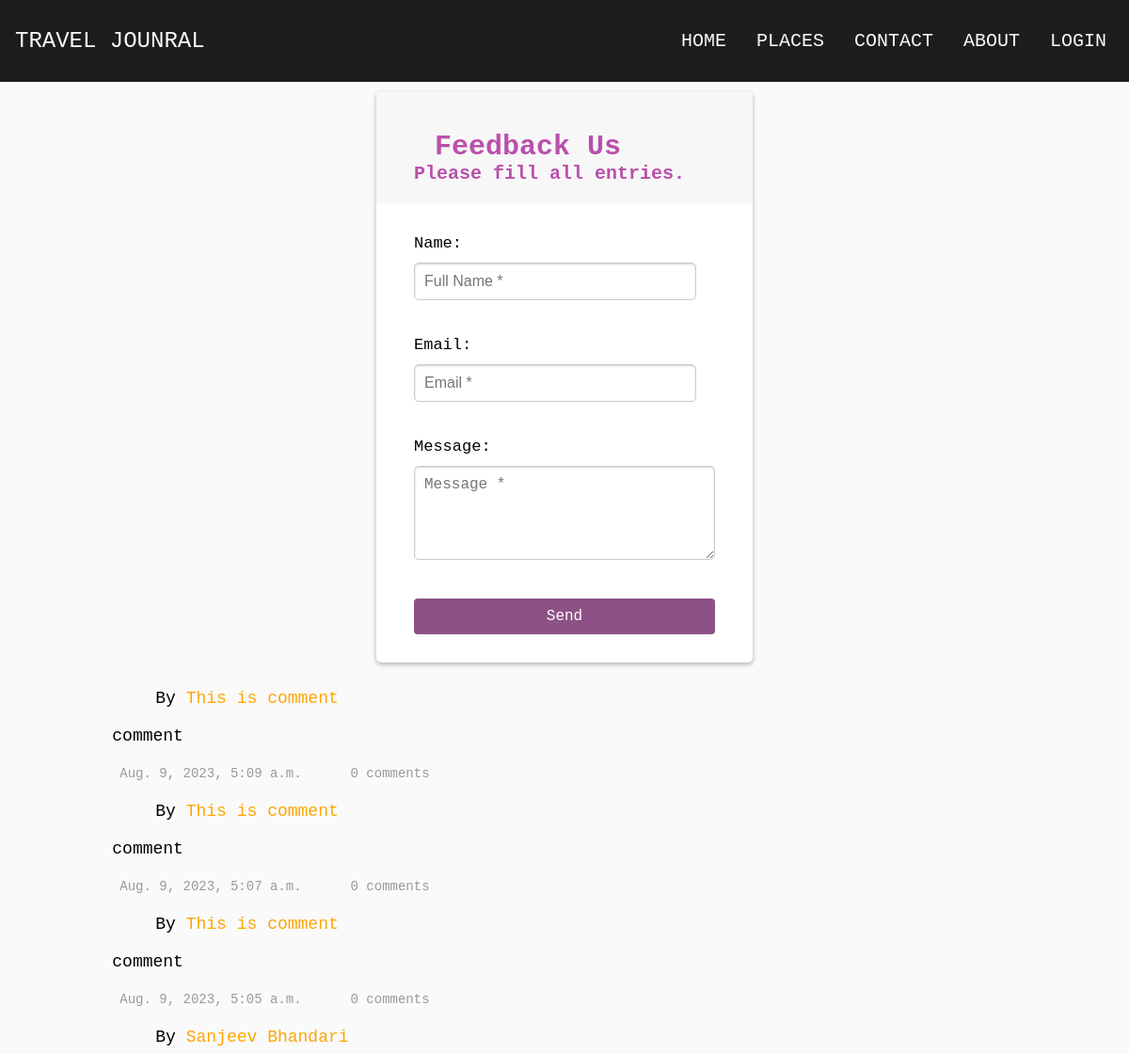
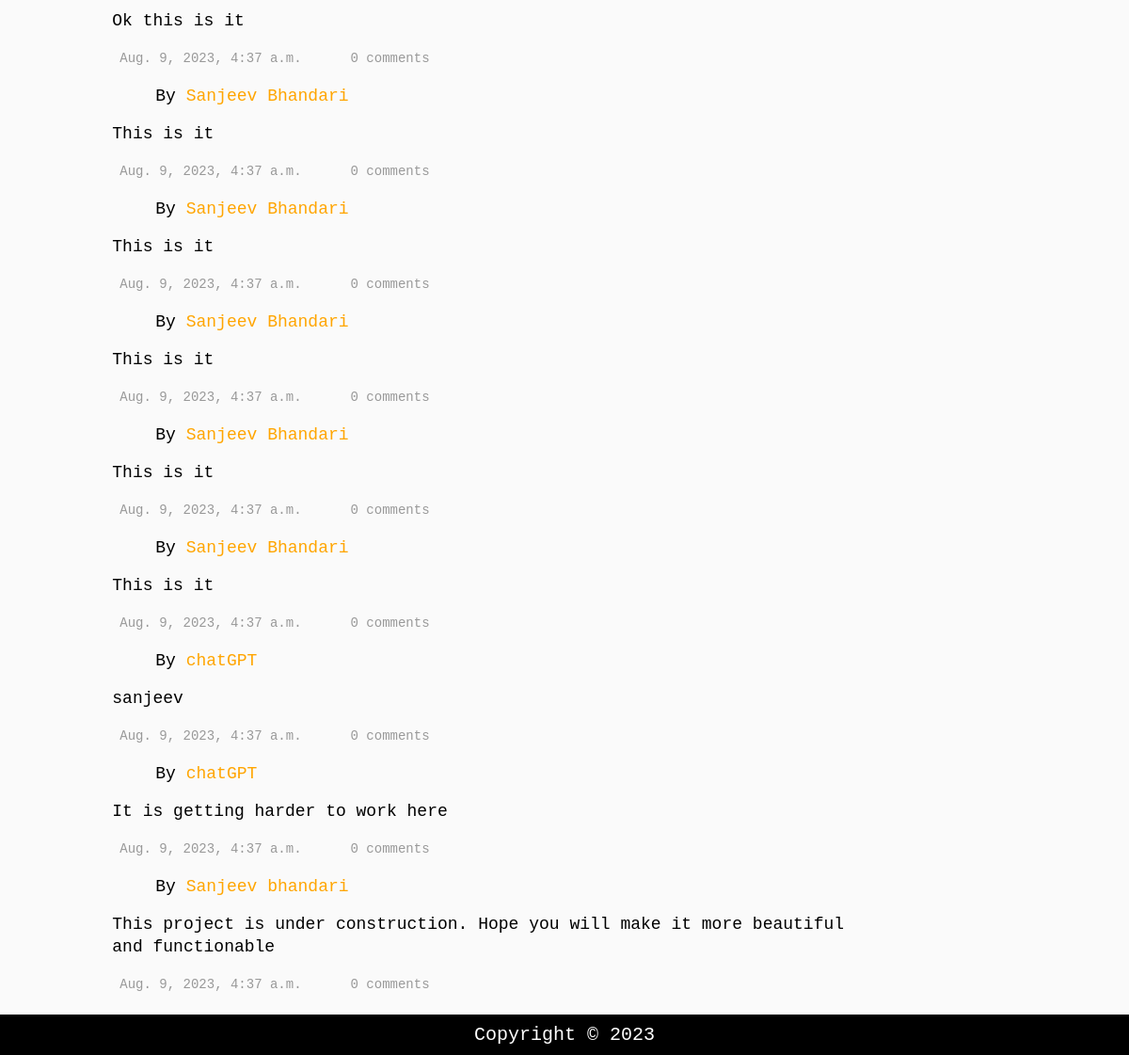
The app's page /contact with its own data (2 pictures, top to bottom).
### home/models.py (models this page shows, shortened)
class Contact(models.Model):
    name = models.CharField(max_length=128, null=False)
    email = models.EmailField(unique=False, null=False)
    message = models.TextField(max_length=255, null=False)
    publish_date = models.DateTimeField(default=timezone.now)

### home/views.py (the view)
# urls.py: path('contact', views.contact, name="contact"),
@csrf_protect
def contact(request):
    context = {}
    feedback_records = Contact.objects.all()
    print(len(feedback_records))
    try:
        for records in feedback_records:
            display_in_console(records.publish_date)
        context["records"] = feedback_records
    except Exception as err:
        display_in_console(f"Exception occured: {err}\nfeedback records: {type(feedback_records)}")
        context["records"] = None
    if request.method == "POST":
        form = ContactForm(request.POST)
        if form.is_valid():
            form.save()
            context["form"] = form
            context["message"] = "Feedback is successfully registered."
            return render(request, "contact.html", context)
    else:
        form = ContactForm()
    context["form"] = form
    return render(request, "contact.html", context)

### home/forms.py
class ContactForm(forms.ModelForm):
    class Meta:
        model = Contact
        fields = ("name", "email", "message")
        widgets = {
            "name": forms.TextInput(attrs={"class": "form-control",
                                           "placeholder": "Full Name *"}),
            "email": forms.EmailInput(attrs={"class": "form-control",
                                             "placeholder": "Email *"}),
            "message": forms.Textarea(attrs={"class": "form-control",
                                             "placeholder": "Message *"})
        }

### home/views.py (called while the page is built)
def display_in_console(statement: str) -> None:
    print("-" * 100)
    print(statement)
    print("-" * 100)

### templates/contact.html (shortened to what this page needs)
{% extends "base.html" %}
{% block start %}
    <div class="container">
      <div class="header">
          <h2>Feedback Us</h2>
          <h4>Please fill all entries.</h4>
      </div>
    <form action="/contact" method="post" class="form">
      {{ form.name.label_tag }}
      {{ form.name }}
      <br>
      {{ form.email.label_tag }}
      {{ form.email }}
      <br>
      {{ form.message.label_tag }}
      {{ form.message }}
      <button type="submit">Send</button>
    </form>
  </div>
  <div class="feedback-view">
  <div class="post">
    {% if records is not None %}
    {% for record in records %}
    <div class="bottom">
      <div class="author">
          <div class="profile"></div>
          <p class="name">By <a>{{record.name}}</a></p>
      </div>
      <p class="record-intro">{{record.message}} </p>
      <div class="post-info">
          <ion-icon name="time"></ion-icon>
          <p class="post-info">{{record.publish_date}}</p>
          <ion-icon name="chatboxes"></ion-icon>
          <p class="post-info"><a>0 comments</a></p>
      </div>
  </div>
  {% endfor %}
  {% endif %}
</div>
</div>
{% endblock start %}

### templates/base.html (shortened to what this page needs)
<!DOCTYPE html>
<html lang="en">
<head>
    {% load static %}
    <link rel="stylesheet" href="{% static 'styles/navbar.css' %}">
    <link rel="stylesheet" href="{% static 'styles/styles.css' %}">
</head>
<body>
    <div class="intro">
      <nav class="navbar">
          <div class="navbar-title">Travel Jounral</div>
          <div class="navbar-link">
              <ul>
                  <li class="nav-item"><a href="/home">HOME</a></li>
                  <li class="nav-item"><a href="/places">PLACES</a></li>
                  <li class="nav-item"><a href="/contact">CONTACT</a></li>
                  <li class="nav-item"><a href="/about">ABOUT</a></li>
                  <li class="nav-item"><a href="account/login">LOGIN</a></li>
              </ul>
          </div>
      </nav>
  </div>
<div class="block-container">
{% block start %}
{% endblock start %}
</div>
<footer>
  Copyright &copy; 2023
</footer>
</body>
</html>

### static/styles/navbar.css (style rules this page uses)
*, *::before, *::after { box-sizing: border-box; }
body { margin: 0; padding: 0; font-family: monospace; font-size: 1.25rem; background: #FAFAFA; }
.intro { background: #1D1D1D; }
.navbar { width: 100%; max-width: 1200px; margin: 0 auto; padding: 1rem 0.5rem; display: flex; justify-content: space-between; align-items: center; position: relative; background: #1D1D1D; color: #FAFAFA; }
.navbar-title { font-size: 1.5rem; margin: 0.5rem; text-transform: uppercase; }
.navbar-link { height: 100%; }
.navbar-link ul { display: flex; margin: 0; padding: 0; }
.navbar-link li { list-style: none; transition: 0.5s; }
.navbar-link li a { display: block; text-decoration: none; color: #FAFAFA; padding: 1rem; transition: 0.5s; }

### static/styles/styles.css (style rules this page uses)
:root { --about-image: url(https://cdn.dribbble.com/users/696579/screenshots/5415942/drib_test_2.gif) }
* { margin: 0px; }
.block-container { display: flex; justify-content: center; flex-wrap: wrap; width: 100%; }
label { font-size: 17px; }
input { width: 300px; padding: 10px; margin-top: 10px; margin-bottom: 35px; border-radius: 5px; border: 1px solid #cbcbcb; box-shadow: inset 0 1px 2px rgba(0, 0, 0, 0.18); font-size: 16px; max-width: -webkit-fill-available; }
textarea { width: 354px; height: 100px; padding: 10px; margin-top: 10px; margin-bottom: 35px; border-radius: 5px; border: 1px solid #cbcbcb; box-shadow: inset 0 1px 2px rgba(0, 0, 0, 0.18); font-size: 16px; max-width: -webkit-fill-available; }
.post { display: flex; flex-direction: column-reverse; margin-top: 10px; justify-content: space-evenly; flex-wrap: nowrap; }
.feedback-view { display: block; }
footer { width: 100%; padding: 10px; margin-top: 20px; text-align: center; background-color: #000; color: white; }
h2 { padding: 22px 22px 0; }
p { font-size: 18px; padding: 0 22px; line-height: 24px; }
.record-intro { width: 85%; }
a:link, a:visited { text-decoration: none; color: #22abe9; }
.author { display: flex; align-items: center; }
.profile { background-image: url(https://cdn.pixabay.com/photo/2015/10/05/22/37/blank-profile-picture-973460_960_720.png); background-size: cover; background-position: center; height: 36px; width: 36px; border-radius: 50%; margin: 10px 0 10px 22px; }
.name { padding-left: 10px; cursor: pointer; font-weight: 300; }
.name a { font-weight: 400; color: orange; }
.post-info { display: flex; color: #999; font-size: 14px; margin-top: 8px; padding-left: 0; }
.post-info a { cursor: pointer; }
ion-icon { height: 20px; width: 20px; display: flex; padding: 10px 8px 0 22px; }
.container { margin-top: 10px; justify-content: center; flex-direction: column; background-color: #fff; border-radius: 5px; box-shadow: 0 2px 5px rgba(0, 0, 0, 0.3); overflow: hidden; width: 400px; max-width: 100%; }
.header { background-color: #f7f7f7; color: #ba4fab; border-radius: 1px solid #f0f0f0; padding: 20px 40px; }
.form { padding: 30px 40px; }
.form-control { position: relative; }
.form button { background-color: #8d5185; border: none; color: #fff; display: block; width: 100%; padding: 10px; font-size: 16px; font-family: inherit; border-radius: 4px; cursor: pointer; transition: all 0.4s linear; }

### records on screen
Contact: name "Sanjeev bhandari", message "This project is under construction. Hope you will make it more beautiful and functionable", publish_date "Aug. 9, 2023, 4:37 a.m."
Contact: name "chatGPT", message "It is getting harder to work here", publish_date "Aug. 9, 2023, 4:37 a.m."
Contact: name "chatGPT", message "sanjeev", publish_date "Aug. 9, 2023, 4:37 a.m."
Contact: name "Sanjeev Bhandari", message "This is it", publish_date "Aug. 9, 2023, 4:37 a.m."
Contact: name "Sanjeev Bhandari", message "This is it", publish_date "Aug. 9, 2023, 4:37 a.m."
Contact: name "Sanjeev Bhandari", message "This is it", publish_date "Aug. 9, 2023, 4:37 a.m."
Contact: name "Sanjeev Bhandari", message "This is it", publish_date "Aug. 9, 2023, 4:37 a.m."
Contact: name "Sanjeev Bhandari", message "This is it", publish_date "Aug. 9, 2023, 4:37 a.m."
Contact: name "Sanjeev Bhandari", message "Ok this is it", publish_date "Aug. 9, 2023, 4:37 a.m."
Contact: name "This is comment", message "comment", publish_date "Aug. 9, 2023, 5:05 a.m."
Contact: name "This is comment", message "comment", publish_date "Aug. 9, 2023, 5:07 a.m."
Contact: name "This is comment", message "comment", publish_date "Aug. 9, 2023, 5:09 a.m."
